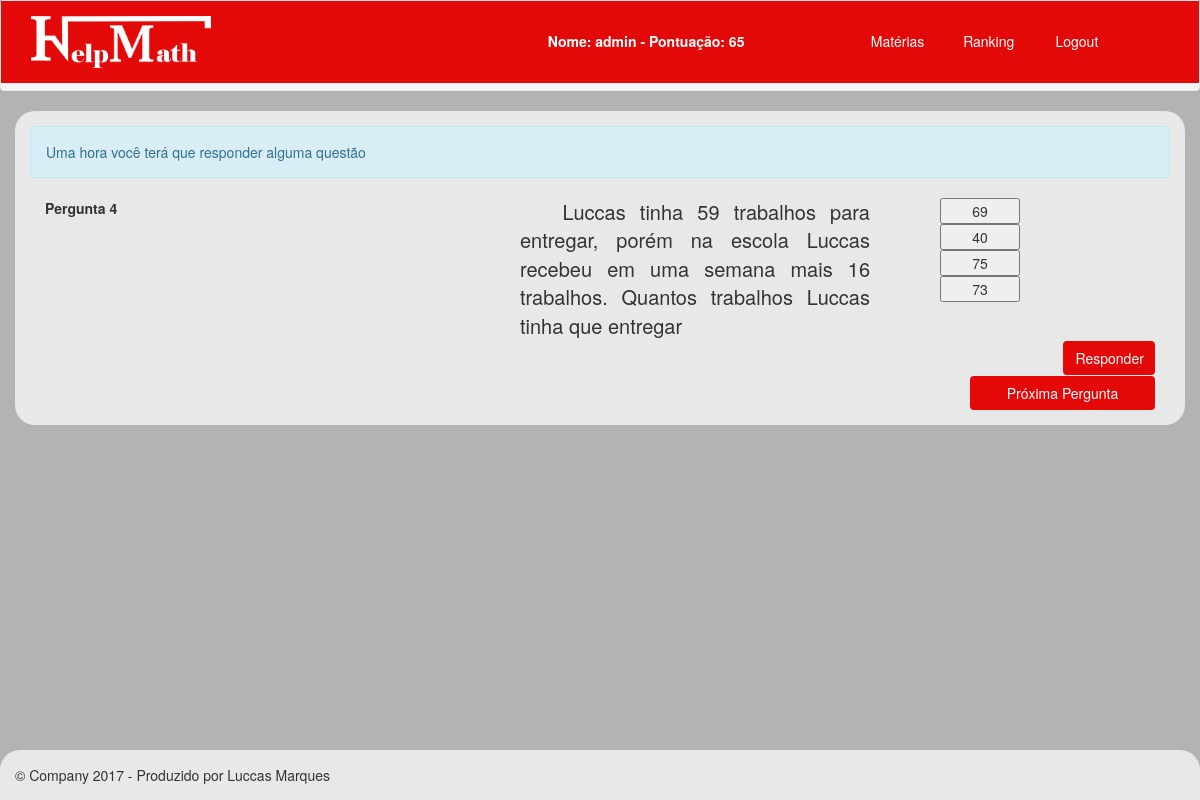
The page /jogos/soma/fase.php?pergunta=passou&id=4 (signed in) on the database its author committed.
### tables this page shows
CREATE TABLE `perguntas` (
  `id` int(11) NOT NULL,
  `nome` varchar(250) NOT NULL,
  `questao` text NOT NULL,
  `id_fase` int(11) NOT NULL,
  `peso` int(11) NOT NULL,
  `pesoNegativo` int(11) NOT NULL
);

CREATE TABLE `respostas` (
  `id` int(11) NOT NULL,
  `resposta` int(11) NOT NULL,
  `id_pergunta` int(11) NOT NULL,
  `correta` int(11) NOT NULL
);

### jogos/soma/fase.php (the view, shortened to what this page needs)
<?php
include("header.php");
include "../../config/config.php";
$varId = $_GET['id'];
$sql3 = "SELECT *
FROM perguntas";
$resultado3 = $conecta->query($sql3);
$cont = mysqli_num_rows($resultado3);
$sql = "SELECT
          id,
          perguntas.nome AS nomeQuestao,
          perguntas.questao AS textoQuestao,
          perguntas.peso AS pesoQuestao,
          perguntas.pesoNegativo AS pesoQuestaoNegativo
        FROM perguntas WHERE id = $varId";
$resultado = $conecta->query($sql);
?>
<!DOCTYPE html>
<html lang="en">
  <head>
    <link href="../../lib/css/bootstrap.css" rel="stylesheet">
    <link href="../../lib/css/rowcss.css" rel="stylesheet">
  </head>
  <body class="fundogeral" >
        <div class="container fundoindex">
        <?php
  $varAcertou = "acertou";
  $varSorte = "boa";
  $varErrou = "errou";
  $varPassou = "passou";
  if( $_GET['pergunta']== $varAcertou){
    echo "<div class='alert alert-success' role='alert'>Parabéns, você acertou a questão anterior</div>";
  }elseif ($_GET['pergunta']== $varErrou) {
    echo "
    <div class='alert alert-danger' role='alert'>Poxa, você errou a questão anterior</div> ";
  }elseif($_GET['pergunta']== $varPassou){
    echo "<div class='alert alert-info' role='alert'>Uma hora você terá que responder alguma questão</div>";
  }elseif ($_GET['pergunta']==$varSorte) {
    echo "<div class='alert alert-success' role='alert'>Boa sorte nas questões</div>";
  }
?>
        <form method="POST" action="../../controller/correcao.php?id=<?php echo $varId; ?>">
        <?php
if($varId<=$cont){
 while($registro = $resultado->fetch_assoc()){
$sql2 = "SELECT
resposta
FROM respostas WHERE id_pergunta=".$registro['id'];
$resultado2 = $conecta->query($sql2);
?>
        <div class="tituloFeed col-md-5"><b><?php echo $registro['nomeQuestao']  ?></b></div>
        <div class="textoIntroducao col-md-4  ">&nbsp;&nbsp;&nbsp;<?php  echo $registro['textoQuestao']  ?></div>
        <?php
while($registro2 = $resultado2->fetch_assoc()){
        ?>
<div class="col-md-2">
<input class="col-md-offset-3 col-md-6 danger" type="button" value="<?php echo $registro2['resposta'] ?>" ></input>
</div>
<?php
}
}
}else{
  header ("Location: ../../index.php");
}
?>
<div class="col-md-12">
  <div class="col-md-11"></div>
<button id="button1id" type="submit" name="button1id" class="btn entrar col-md-1"> Responder </button>
</div>
   </form>
<div class="row">
<div class="col-md-12"></div>
</div>
<div class="col-md-12">
<div class="col-md-2"></div>
<div class="col-md-8"></div>
<a href="fase.php?pergunta=passou&id=<?php echo $varId+=1; ?>">
<button class="btn entrar col-md-2"> Próxima Pergunta </button>
</a>
</div>
        </div>
      <footer class="footer fundofooter fixed-bottom">
        <p>&copy; Company 2017 - Produzido por Luccas Marques</p>
      </footer>
  </body>
</html>

### rows shown on the page
perguntas: nome "Pergunta 4", questao "Luccas tinha 59 trabalhos para entregar, porém na escola Luccas recebeu em uma semana mais 16 trabalhos. Quantos trabalhos Luccas tinha que entregar"
respostas: resposta "69"
respostas: resposta "40"
respostas: resposta "75"
respostas: resposta "73"

### other values the page prints
$nomeUsuario "admin"
$expUsuario "65"
